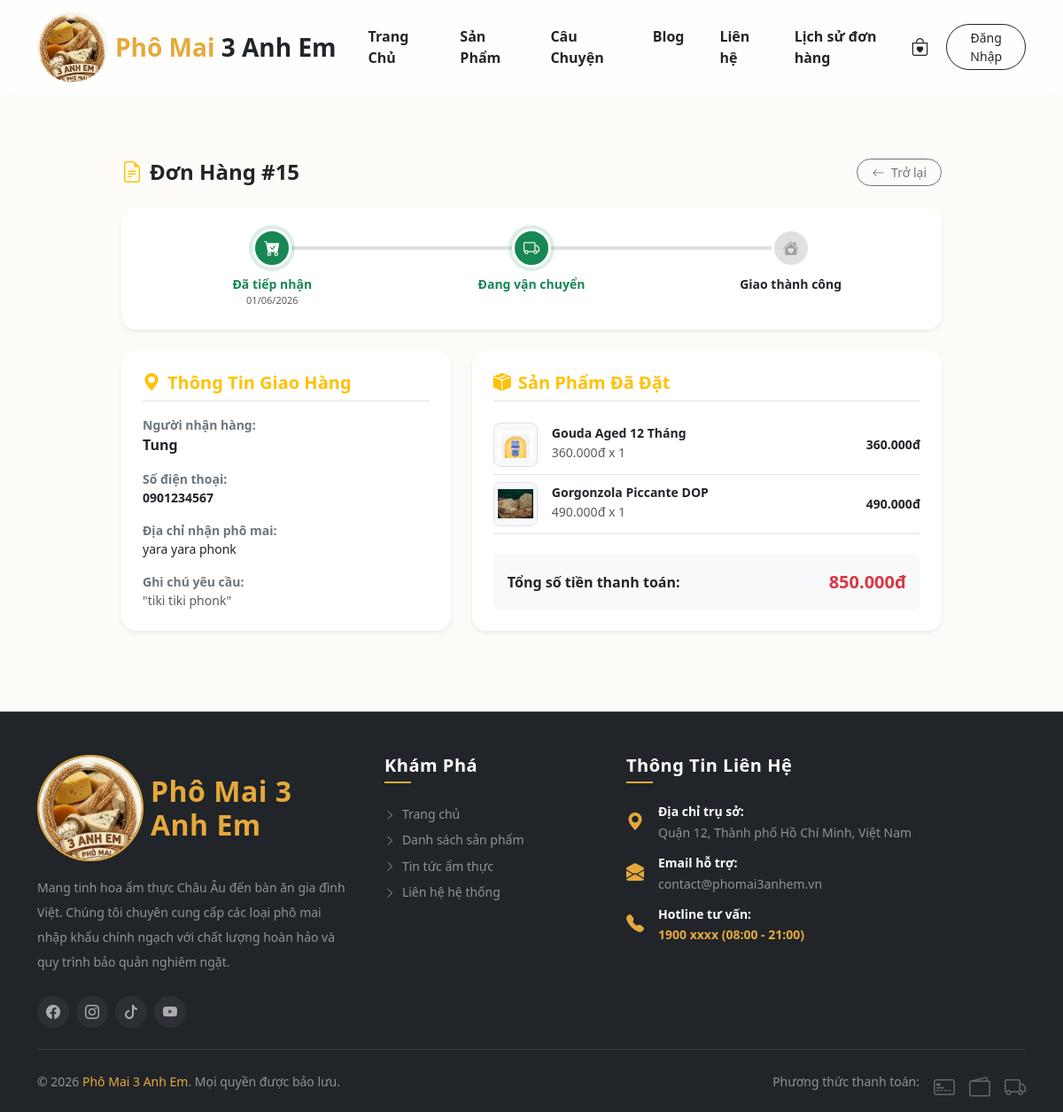
Screenshot of /phomai3anhem/order-detail.php?id=15 with the database file from the repository.
### tables this page shows
CREATE TABLE `orders` (
  `id` int(11) NOT NULL,
  `user_id` int(11) DEFAULT NULL,
  `receiver_name` varchar(255) DEFAULT NULL,
  `receiver_phone` varchar(20) DEFAULT NULL,
  `receiver_address` text DEFAULT NULL,
  `full_name` varchar(255) NOT NULL,
  `email` varchar(255) NOT NULL,
  `phone` varchar(20) NOT NULL,
  `address` text NOT NULL,
  `note` text DEFAULT NULL,
  `total_money` int(11) NOT NULL,
  `status` varchar(50) DEFAULT 'pending',
  `created_at` timestamp NOT NULL DEFAULT current_timestamp()
);

CREATE TABLE `order_details` (
  `id` int(11) NOT NULL,
  `order_id` int(11) NOT NULL,
  `product_id` int(11) NOT NULL,
  `price` int(11) NOT NULL,
  `quantity` int(11) NOT NULL
);

CREATE TABLE `products` (
  `id` int(10) UNSIGNED NOT NULL,
  `category_id` int(10) UNSIGNED NOT NULL,
  `name` varchar(200) NOT NULL,
  `slug` varchar(220) NOT NULL,
  `description` text DEFAULT NULL,
  `short_desc` varchar(300) DEFAULT NULL,
  `price` decimal(12,0) NOT NULL,
  `original_price` decimal(12,0) DEFAULT NULL,
  `stock` int(10) UNSIGNED NOT NULL DEFAULT 0,
  `weight_gram` int(10) UNSIGNED DEFAULT NULL,
  `origin` varchar(100) DEFAULT NULL,
  `image` varchar(255) DEFAULT NULL,
  `is_featured` tinyint(1) NOT NULL DEFAULT 0,
  `is_active` tinyint(1) NOT NULL DEFAULT 1,
  `created_at` datetime NOT NULL DEFAULT current_timestamp(),
  `updated_at` datetime NOT NULL DEFAULT current_timestamp() ON UPDATE current_timestamp()
);

### phomai3anhem/order-detail.php (the view, shortened to what this page needs)
<?php
include_once 'config/db.php';
include_once 'includes/header.php';
$order_id = isset($_GET['id']) ? (int)$_GET['id'] : 0;
$stmt_order = $pdo->prepare("SELECT * FROM orders WHERE id = ?");
$stmt_order->execute([$order_id]);
$order = $stmt_order->fetch();
$stmt_items = $pdo->prepare("SELECT od.*, p.name AS product_name, p.image AS product_image
                             FROM order_details od
                             LEFT JOIN products p ON od.product_id = p.id
                             WHERE od.order_id = ?");
$stmt_items->execute([$order_id]);
$items = $stmt_items->fetchAll();
?>
<div class="container my-5 pt-4">
    <div class="row justify-content-center">
        <div class="col-12 col-lg-10">
            <div class="d-flex justify-content-between align-items-center mb-4">
                <h4 class="fw-bold text-dark m-0"><i class="bi bi-file-earmark-text text-warning me-2"></i>Đơn Hàng #<?= $order['id'] ?></h4>
                <a href="order-history.php" class="btn btn-outline-secondary btn-sm px-3 rounded-pill small"><i class="bi bi-arrow-left me-1"></i> Trở lại</a>
            </div>
            <div class="card border-0 shadow-sm rounded-4 p-4 bg-white mb-4">
                <div class="row position-relative text-center g-0 timeline-container">
                    <?php
                        $status = $order['status'];
                        $step1 = 'active'; $step2 = ''; $step3 = '';
                        if ($status == 'shipping') { $step2 = 'active'; }
                    ?>
                    <?php if ($status == 'cancelled'): ?>
                        <div class="col-12 text-center py-2">
                            <div class="alert alert-danger border-0 rounded-3 m-0 small fw-bold">
                                <i class="bi bi-x-circle-fill me-2"></i> ĐƠN HÀNG NÀY ĐÃ BỊ HỦY BỎ
                            </div>
                        </div>
                    <?php else: ?>
                        <div class="col-4 timeline-step <?= $step1 ?>">
                            <div class="step-icon mx-auto bg-warning text-white"><i class="bi bi-cart-check-fill"></i></div>
                            <div class="fw-bold small mt-2 text-dark">Đã tiếp nhận</div>
                            <small class="text-muted d-block" style="font-size:11px;"><?= date('d/m/Y', strtotime($order['created_at'])) ?></small>
                        </div>
                        <div class="col-4 timeline-step <?= $step2 ?>">
                            <div class="step-icon mx-auto"><i class="bi bi-truck"></i></div>
                            <div class="fw-bold small mt-2 text-dark">Đang vận chuyển</div>
                        </div>
                        <div class="col-4 timeline-step <?= $step3 ?>">
                            <div class="step-icon mx-auto"><i class="bi bi-house-heart-fill"></i></div>
                            <div class="fw-bold small mt-2 text-dark">Giao thành công</div>
                        </div>
                    <?php endif; ?>
                </div>
            </div>
            <div class="row g-4">
                <div class="col-md-5">
                    <div class="card border-0 shadow-sm rounded-4 p-4 bg-white h-100">
                        <h5 class="fw-bold mb-3 border-bottom pb-2 text-warning"><i class="bi bi-geo-alt-fill me-2"></i>Thông Tin Giao Hàng</h5>
                        <div class="mb-3 small">
                            <strong class="text-secondary d-block">Người nhận hàng:</strong>
                            <span class="fw-bold text-dark fs-6"><?= htmlspecialchars($order['receiver_name'] ?: $order['full_name']) ?></span>
                        </div>
                        <div class="mb-3 small">
                            <strong class="text-secondary d-block">Số điện thoại:</strong>
                            <span class="text-dark fw-semibold"><?= htmlspecialchars($order['receiver_phone'] ?: $row['phone']) ?></span>
                        </div>
                        <div class="mb-3 small">
                            <strong class="text-secondary d-block">Địa chỉ nhận phô mai:</strong>
                            <span class="text-dark"><?= htmlspecialchars($order['receiver_address'] ?: $order['address']) ?></span>
                        </div>
                        <div class="mb-0 small">
                            <strong class="text-secondary d-block">Ghi chú yêu cầu:</strong>
                            <span class="text-muted italic">"<?= htmlspecialchars($order['note'] ?: 'Không có ghi chú nào.') ?>"</span>
                        </div>
                    </div>
                </div>
                <div class="col-md-7">
                    <div class="card border-0 shadow-sm rounded-4 p-4 bg-white h-100">
                        <h5 class="fw-bold mb-3 border-bottom pb-2 text-warning"><i class="bi bi-box-seam-fill me-2"></i>Sản Phẩm Đã Đặt</h5>
                        <div class="order-items-list mb-3">
                            <?php foreach ($items as $item):
                                $subtotal = $item['price'] * $item['quantity'];
                            ?>
                            <div class="d-flex align-items-center justify-content-between py-2 border-bottom">
                                <div class="d-flex align-items-center gap-3">
                                    <div class="border rounded-3 p-1 bg-light" style="width: 50px; height: 50px;">
                                        <img src="assets/img/<?= htmlspecialchars($item['product_image'] ?: 'default-cheese.png') ?>" class="w-100 h-100" style="object-fit: contain;">
                                    </div>
                                    <div>
                                        <h6 class="fw-bold text-dark mb-0 small"><?= htmlspecialchars($item['product_name'] ?? 'Sản phẩm đã bị xóa khỏi hệ thống') ?></h6>
                                        <small class="text-muted"><?= number_format($item['price'], 0, ',', '.') ?>đ x <?= $item['quantity'] ?></small>
                                    </div>
                                </div>
                                <span class="fw-bold text-dark small"><?= number_format($subtotal, 0, ',', '.') ?>đ</span>
                            </div>
                            <?php endforeach; ?>
                        </div>
                        <div class="bg-light rounded-3 p-3 mt-auto">
                            <div class="d-flex justify-content-between align-items-center">
                                <span class="fw-bold text-dark">Tổng số tiền thanh toán:</span>
                                <span class="fw-bold text-danger fs-5"><?= number_format($order['total_money'], 0, ',', '.') ?>đ</span>
                            </div>
                        </div>
                    </div>
                </div>
            </div>
        </div>
    </div>
</div>
<?php include_once 'includes/footer.php'; ?>

### phomai3anhem/includes/header.php (style rules this page uses)
:root { --primary-gold: #E5A93B; --bg-cream: #FDFBF7; --text-charcoal: #2C2C2C; --glass-bg: rgba(255, 255, 255, 0.8); --glass-border: rgba(255, 255, 255, 0.4); --glass-blur: blur(12px); }
body { background-color: var(--bg-cream); color: var(--text-charcoal); font-family: 'Segoe UI', Tahoma, Geneva, Verdana, sans-serif; overflow-x: hidden; }

### phomai3anhem/order-detail.php (style rules this page uses)
.timeline-container::before { content: ""; position: absolute; top: 20px; left: 15%; right: 15%; height: 4px; background-color: #e0e0e0; z-index: 1; }
.timeline-step { position: relative; z-index: 2; }
.step-icon { width: 44px; height: 44px; border-radius: 50%; background-color: #e0e0e0; color: #a0a0a0; display: flex; align-items: center; justify-content: center; font-size: 18px; border: 3px solid #fff; transition: all 0.3s; }
.timeline-step.active .step-icon { background-color: #198754 !important; color: white !important; box-shadow: 0 0 0 4px rgba(25, 135, 84, 0.15); }
.timeline-step.active .fw-bold { color: #198754 !important; }

### rows the page displays
orders: id "15", created_at "01/06/2026", receiver_name "Tung", receiver_phone "0901234567", receiver_address "yara yara phonk", note "tiki tiki phonk", total_money "850.000"
order_details: product.image (picture), product.name "Gouda Aged 12 Tháng", price "360.000", quantity "1", subtotal "360.000"
order_details: product.image (picture), product.name "Gorgonzola Piccante DOP", price "490.000", quantity "1", subtotal "490.000"
